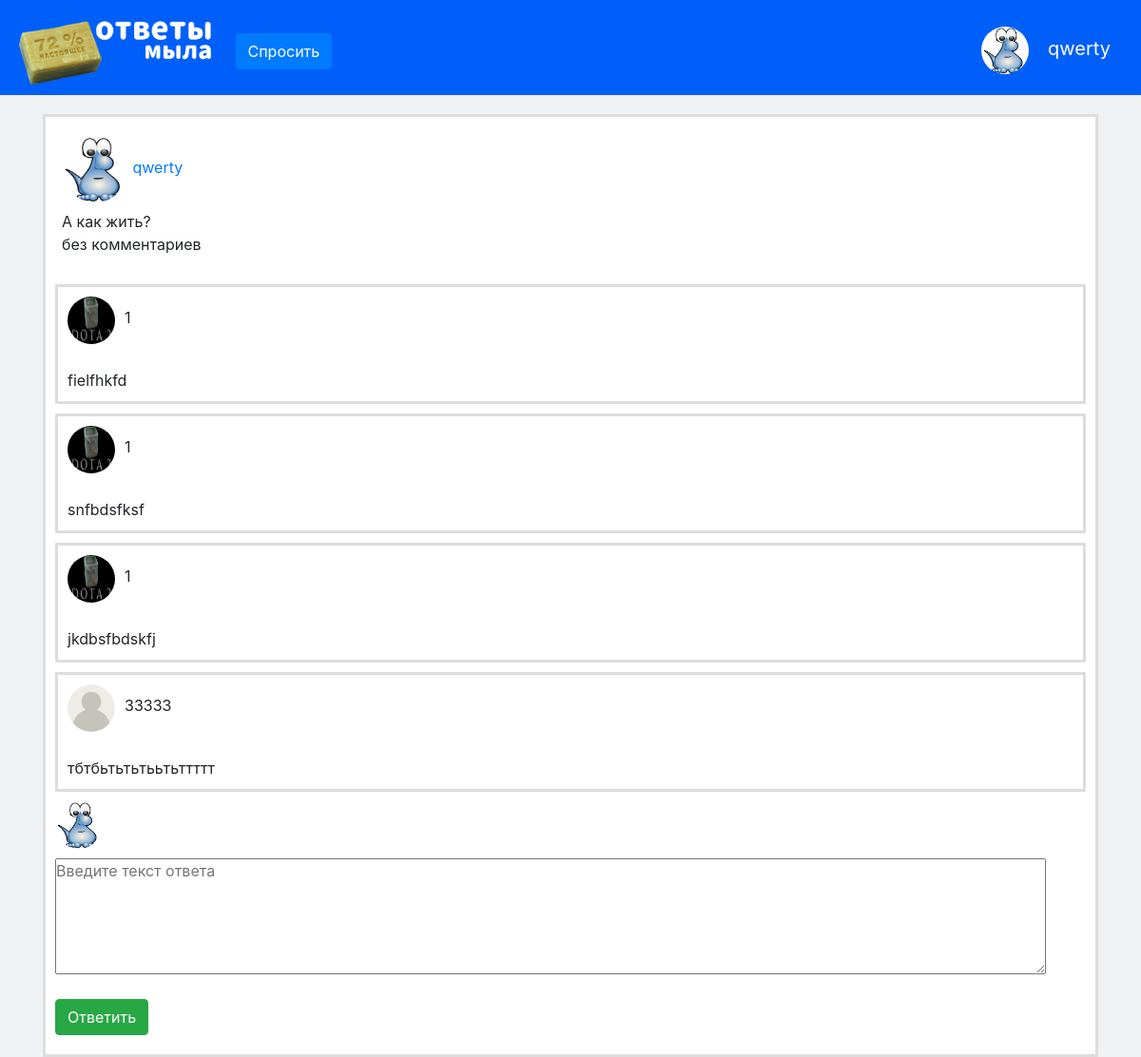
Screenshot of /question/1 (signed in) with the database file from the repository.
### data/users.py (models this page shows, shortened)
class User(SqlAlchemyBase, UserMixin):
    __tablename__ = 'users'
    id = sqlalchemy.Column(sqlalchemy.Integer, primary_key=True, autoincrement=True)
    name = sqlalchemy.Column(sqlalchemy.String, nullable=True)
    about = sqlalchemy.Column(sqlalchemy.String, nullable=True)
    email = sqlalchemy.Column(sqlalchemy.String, index=True, unique=True, nullable=True)
    hashed_password = sqlalchemy.Column(sqlalchemy.String, nullable=True)
    avatar = sqlalchemy.Column(sqlalchemy.String, nullable=True)
    created_date = sqlalchemy.Column(sqlalchemy.DateTime, default=datetime.datetime.now)
    news = orm.relationship("News", back_populates='user')

### data/news.py (models this page shows)
class News(SqlAlchemyBase):
    __tablename__ = 'news'
    id = sqlalchemy.Column(sqlalchemy.Integer, primary_key=True, autoincrement=True)
    title = sqlalchemy.Column(sqlalchemy.String, nullable=True)
    content = sqlalchemy.Column(sqlalchemy.String, nullable=True)
    created_date = sqlalchemy.Column(sqlalchemy.DateTime, default=datetime.datetime.now)
    is_private = sqlalchemy.Column(sqlalchemy.Boolean, default=True)
    user_id = sqlalchemy.Column(sqlalchemy.Integer, sqlalchemy.ForeignKey("users.id"))
    user = orm.relationship('User')

### data/answers.py (models this page shows)
class Answers(SqlAlchemyBase):
    __tablename__ = 'answers'
    id = sqlalchemy.Column(sqlalchemy.Integer, primary_key=True, autoincrement=True)
    text = sqlalchemy.Column(sqlalchemy.String, nullable=True)
    user_id = sqlalchemy.Column(sqlalchemy.Integer, sqlalchemy.ForeignKey("users.id"))
    question_id = sqlalchemy.Column(sqlalchemy.Integer, primary_key=False, autoincrement=True)
    user = orm.relationship('User')

### main.py (the view, shortened to what this page needs)
@app.route('/question/<int:id>', methods=['GET', 'POST'])
def open_question(id):
    form = NewsForm()
    con = sqlite3.connect('db/blogs.db')
    cur = con.cursor()
    user_id = cur.execute(f'''SELECT user_id FROM news WHERE id ="{id}"''').fetchall()[0][0]
    name = cur.execute(
        f'''SELECT name FROM users WHERE id =(SELECT user_id FROM news WHERE id ='{id}')''').fetchall()[0][0]
    avatar = cur.execute(
        f'''SELECT avatar FROM users WHERE id =(SELECT user_id FROM news WHERE id ='{id}')''').fetchall()[0][0]
    con.commit()
    cur.close()
    db_sess = db_session.create_session()
    news = db_sess.query(News).filter(News.id == id
                                      ).first()
    all_answers = db_sess.query(Answers).filter(Answers.question_id == id)
    if news:
        form.title.data = news.title
        form.content.data = news.content
        form.is_private.data = news.is_private
        form.news_id = news.id
    else:
        abort(404)
    return render_template('question.html', title=f'Мыло: {form.title.data}',
                           form=form, answers=all_answers, name=name, avatar=avatar, user_id=user_id)

### forms/news.py
class NewsForm(FlaskForm):
    title = StringField('Заголовок', validators=[DataRequired()])
    content = TextAreaField("Содержание")
    is_private = BooleanField("Личное")
    submit = SubmitField('Применить')
    news_id = 0

### data/db_session.py (called while the page is built)
def create_session() -> Session:
    global __factory
    return __factory()

### main.py (called while the page is built)
@login_manager.user_loader
def load_user(user_id):
    db_sess = db_session.create_session()
    return db_sess.query(User).get(user_id)

### templates/question.html
{% extends "base.html" %}
{% block content %}
<form action = "/question/{{form.news_id}}" method = "post" enctype="multipart/form-data" class="main_window">
    <div class="row">
        <div style="margin: 20px">
            <label>
                <a href="/user/{{user_id}}"><img src=/{{avatar}} width="70" height="70" style="border-radius: 100%;"></a>
                    <a href="/user/{{user_id}}">{{name}}</a>
            </label>
            <div style="white-space: pre-line; display: block-inline;">{{form.title.data}}</div>
            <div style="white-space: pre-line; display: block-inline;">{{form.content.data}}</div>
        </div>
    </div>
    <div class="row">
        <div class="col">
            {% for item in answers%}
            <div style="margin: 10px; white-space: nowrap; word-wrap: break-word; border-radius: 1px; border-style: solid; border-color: #DDDDDD;">
                <div style="display: inline-block; white-space: nowrap; margin: 10px;">
                    <div style="float: left; display: inline-block; white-space: nowrap;">
                        <a href="/user/{{item.user.id}}"><img src=/{{item.user.avatar}} width="50" height="50" style="border-radius: 100%;"></a>
                    </div>
                    <div style="float: left; display: inline-block; white-space: nowrap; margin: 10px;">
                        {{item.user.name}}
                    </div>
                </div>
                <div style="white-space: pre-line; margin: 10px; display: block-inline;">{{item.text}}</div>
            </div>
            {% endfor %}
            <div style="margin: 10px;">
                {% if current_user.is_authenticated %}
                <img src=/{{current_user.avatar}} width="50" height="50" style="border-radius: 100%;">
                {% else %}
                <img src="/static/img/no_image.png" width="70" height="70" style="border-radius: 100%;">
                {% endif %}
                <p><textarea rows="5" cols="100" name="text" style="margin-top: 10px; white-space: pre-wrap;" placeholder="Введите текст ответа"></textarea></p>
                <div style="margin-top: 20px">
                {% if current_user.is_authenticated %}
                <input type="submit" class="btn btn-success" value="Ответить">
                {% else %}
                <input type="submit" class="btn btn-success" value="Ответить" disabled>
                {% endif %}
                </div>
            </div>
        </div>
    </div>
</form>
{% endblock %}

### templates/base.html (shortened to what this page needs)
<!doctype html>
<html lang="en">
<head>
    <link rel="stylesheet" type="text/css" href="/static/css/style.css" />
    <link rel="stylesheet" href="https://getbootstrap.com/docs/5.3/dist/css/bootstrap.min.css">
    <link rel="stylesheet" href="https://stackpath.bootstrapcdn.com/bootstrap/4.4.1/css/bootstrap.min.css">
</head>
<body style="background-color: #F0F1F3; ">
    <header >
        <nav class="navbar navbar-light unselectable"  style="background-color: #005FF9; height: 100px;">
            <p>
            <a class="navbar-brand unselectable" href="/" ><img src="/static/img/logo.png" width="211" height="80"></a>
            {% if current_user.is_authenticated %}
            <a class="btn btn-primary" href="/ask">Спросить</a>
            </p>
            <p>
            <a class="navbar-brand" href="/user"><img src=/{{current_user.avatar}} width="50" height="50" style="border-radius: 100%;"></a>
            <a class="navbar-brand" href="/user" style="color: white">{{ current_user.name }}</a>
            </p>
            {% endif %}
        </nav>
    </header>
    <main role="main" class="container">
        {% block content %}{% endblock %}
    </main>
</body>
</html>

### static/css/style.css (style rules this page uses)
.unselectable { -webkit-touch-callout: none; -webkit-user-select: none; -khtml-user-select: none; -moz-user-select: none; -ms-user-select: none; user-select: none; }
* { margin: 0; padding: 0; }
.main_window { background-color: #FFFFFF; margin-top: 20px; border-radius: 1px; border-style: solid; border-color: #DDDDDD; padding-bottom: 10px }

### rows the page displays
User: avatar (picture), name "qwerty"
News: title.data "А как жить?", content.data "без комментариев"
Answers: user.avatar (picture), user.name "1", text "fielfhkfd"
Answers: user.avatar (picture), user.name "1", text "snfbdsfksf"
Answers: user.avatar (picture), user.name "1", text "jkdbsfbdskfj"
Answers: user.avatar (placeholder picture), user.name "33333", text "тбтбьтьтьтььтьттттт"
